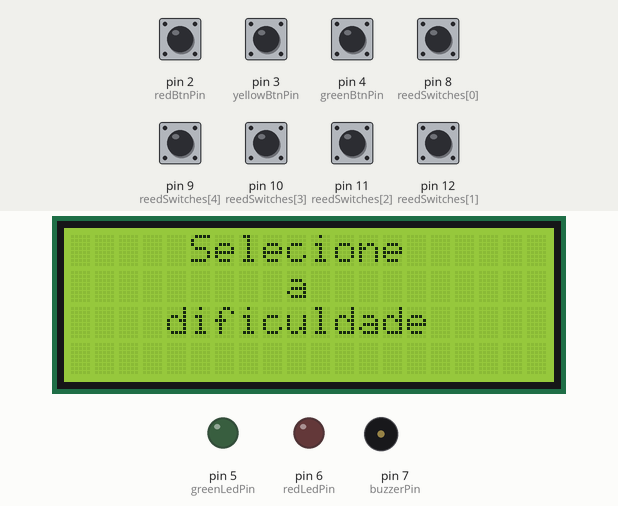
Simulated run of this sketch. Board: Arduino Uno, built with avr-gcc and run on an emulated ATmega328P. Parts: 20×4 character LCD, output pins drawn as LEDs (lit = HIGH), buzzer (waves = sounding). The test bench sets the inputs (shaded band); at power-on: pin 2 (redBtnPin), pin 3 (yellowBtnPin), pin 4 (greenBtnPin), pin 8 (reedSwitches[0]), pin 9 (reedSwitches[4]), pin 10 (reedSwitches[3]), pin 11 (reedSwitches[2]), pin 12 (reedSwitches[1]) HIGH. Random numbers use the default seed unless the sketch sets one.

Above: at 1.2 s.
1.3 s: pin 2 (redBtnPin) pulled LOW for 0.15 s
At 2.5 s:
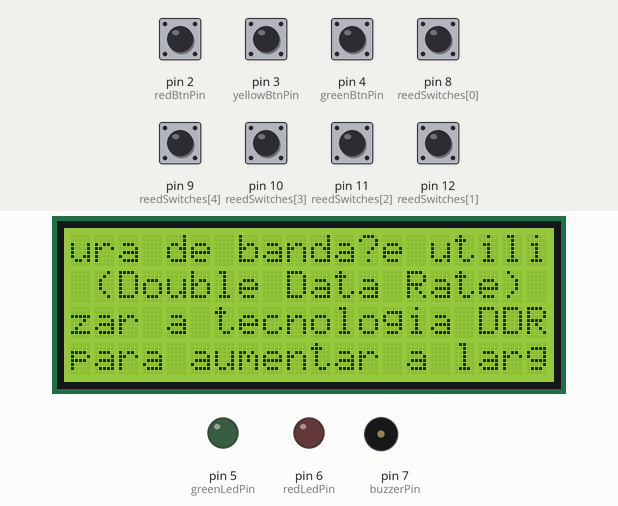
2.9 s: pin 11 (reedSwitches[2]) pulled LOW for 0.15 s
At 4.6 s:
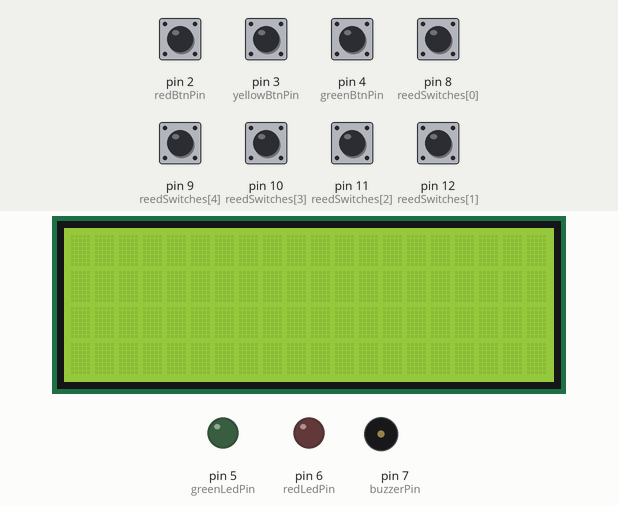
5.0 s: pin 9 (reedSwitches[4]) pulled LOW for 0.15 s
At 6.4 s:
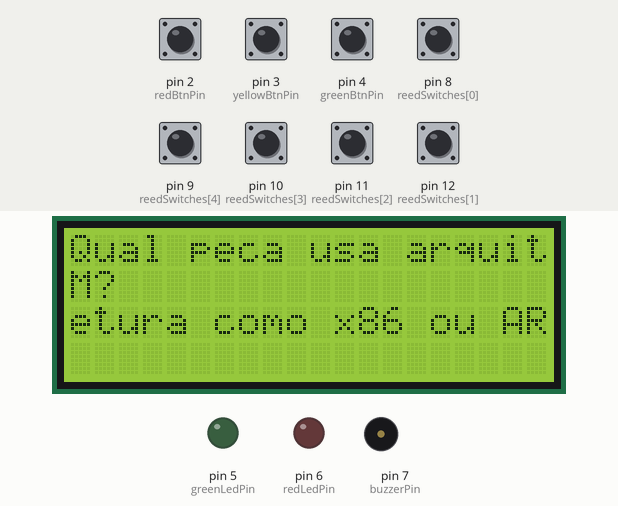
7.1 s: pin 12 (reedSwitches[1]) pulled LOW for 0.15 s
At 8.2 s:
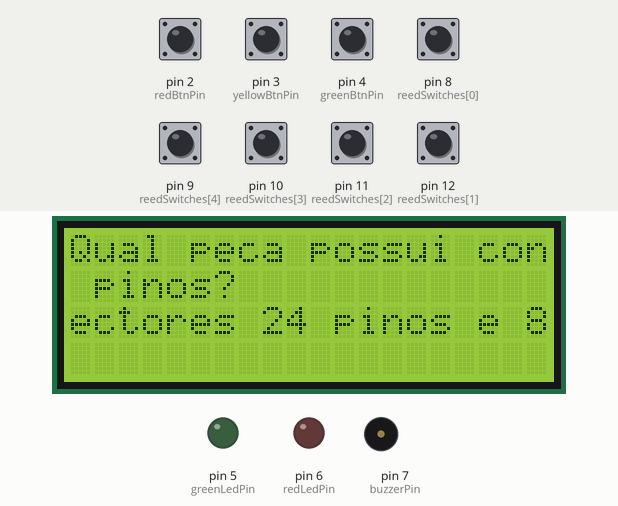
9.2 s: pin 8 (reedSwitches[0]) pulled LOW for 0.15 s
At 11.0 s:
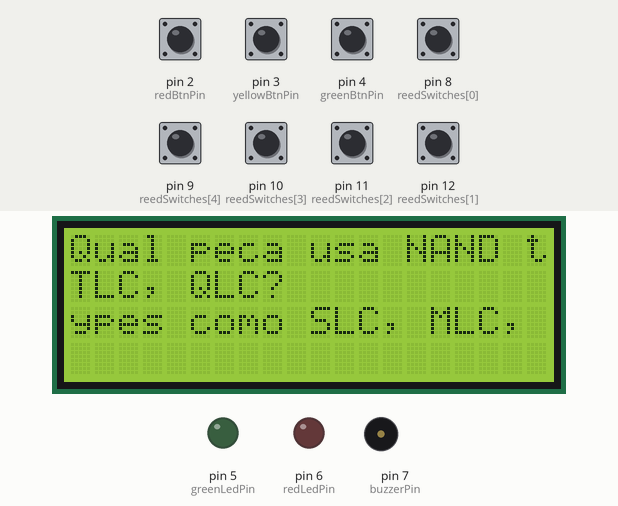
11.3 s: pin 10 (reedSwitches[3]) pulled LOW for 1 s
At 13.2 s:
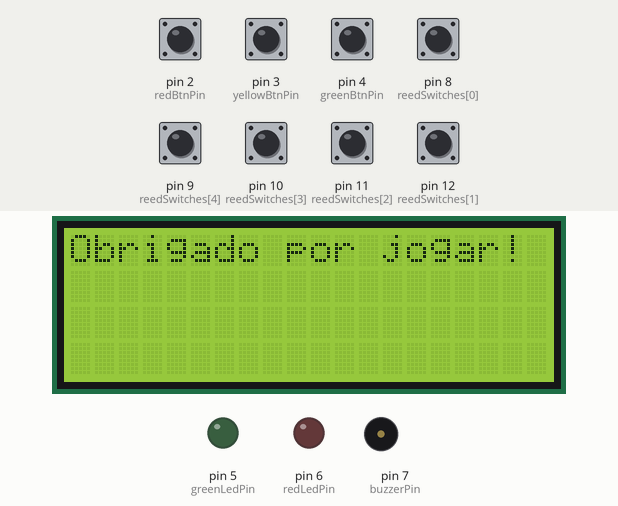
Timing chart, 0 to 14.7 s (numbered marks = the images above; inputs shaded):
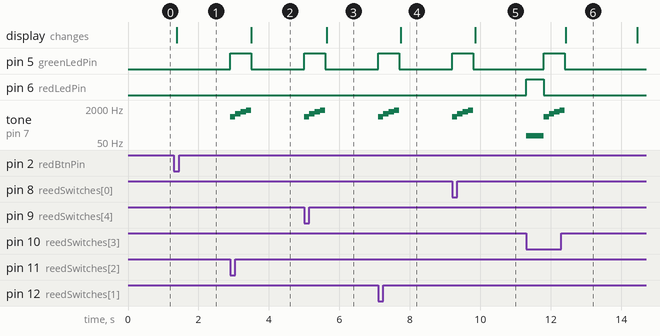

Measured:
- after the input at 1.3 s, the display: changes after 0.09 s (image 1)
- after the input at 2.9 s, pin 5 (greenLedPin): LOW → HIGH at once, → LOW 0.60 s later; tone on pin 7 (buzzerPin): plays 784 Hz for 0.15 s, 1047 Hz for 0.15 s, 1318 Hz for 0.15 s, 1568 Hz for 0.15 s, starting at once; the display: changes after 0.60 s (image 2)
- after the input at 5.0 s, pin 5 (greenLedPin): LOW → HIGH at once, → LOW 0.60 s later; tone on pin 7 (buzzerPin): plays 784 Hz for 0.15 s, 1047 Hz for 0.15 s, 1318 Hz for 0.15 s, 1568 Hz for 0.15 s, starting at once; the display: changes after 0.64 s (image 3)
- after the input at 7.1 s, pin 5 (greenLedPin): LOW → HIGH at once, → LOW 0.60 s later; tone on pin 7 (buzzerPin): plays 784 Hz for 0.15 s, 1047 Hz for 0.15 s, 1318 Hz for 0.15 s, 1568 Hz for 0.15 s, starting at once; the display: changes after 0.65 s (image 4)
- after the input at 9.2 s, pin 5 (greenLedPin): LOW → HIGH at once, → LOW 0.60 s later; tone on pin 7 (buzzerPin): plays 784 Hz for 0.15 s, 1047 Hz for 0.15 s, 1318 Hz for 0.15 s, 1568 Hz for 0.15 s, starting at once; the display: changes after 0.65 s (image 5)
- after the input at 11.3 s, pin 5 (greenLedPin): LOW → HIGH after 0.50 s, → LOW 0.60 s later; pin 6 (redLedPin): LOW → HIGH at once, → LOW 0.50 s later; tone on pin 7 (buzzerPin): plays 100 Hz for 0.50 s, 784 Hz for 0.15 s, 1047 Hz for 0.15 s, 1318 Hz for 0.15 s, 1568 Hz for 0.15 s, starting at once; the display: changes after 1.1 s (image 6)

The sketch:

tecmo.ino
```cpp
#include <Wire.h>                  // Include the Wire library for I2C communication
#include <LiquidCrystal_I2C.h>      // Include the library for the I2C LCD display

LiquidCrystal_I2C lcd(0x27, 20, 4); // Set LCD I2C address and screen size (20 columns, 4 rows)

// Button pins for difficulty selection
const int greenBtnPin = 4;
const int yellowBtnPin = 3;
const int redBtnPin = 2;

int difficulty;                    // Variable to store selected difficulty level

// Constants representing the number of blocks, levels, and questions
const int blocks = 5;
const int levels = 3;
const int questions = 1;

// Array storing the question strings for each block and difficulty level
char* perguntas[blocks][levels][questions] =

                                  {{{"Qual peca transforma a energia da tomada para o computador?"},    // Easy Power supply questions
                                    {"Qual peca converte a corrente alternada (AC) em corrente continua (DC)?"},    // Normal Power supply questions
                                    {"Qual peca possui conectores 24 pinos e 8 pinos?"}},   // Hard Power supply questions

                                   {{"Qual peca e o cerebro do computador?"},    // Easy CPU questions
                                    {"Qual peca e a unidade central de processamento?"},    // Normal CPU questions
                                    {"Qual peca usa arquitetura como x86 ou ARM?"}},   // Hard CPU questions

                                    {{"Qual peca armazena  temporariamente os dados em uso pelo computador?"},   // Easy RAM questions
                                     {"Qual peca e volatil e perde dados ao desligar o PC?"},   // Normal RAM questions
                                     {"Qual peca pode utilizar a tecnologia DDR (Double Data Rate) para aumentar a largura de banda?"}},  // Hard RAM questions

                                    {{"Qual a peca que oferece maior velocidade de leitura e escrita em comparacao com os HDs?"},   // Easy SSD questions
                                     {"Qual peca pode ter formato M.2, U.2, ou 2.5?"},   // Normal SSD questions
                                     {"Qual peca usa NAND types como SLC, MLC, TLC, QLC?"}},  // Hard SSD questions

                                    {{"Qual peca e responsavel pelo processamento grafico?"}, // Easy GPU questions
                                     {"Qual componente e projetado para suportar a execucao de APIs de graficos?"}, // Normal GPU questions
                                     {"Qual unidade suporta APIs graficas como DirectX e OpenGL?"}}}; // Hard GPU questions

// Array for reed switch pins
int reedSwitches[5] = {8, 12, 11, 10, 9}; // 8 - PS, 9 - gpu, 10 - ssd, 11 - ram, 12 - cpu

// LED pin constants
const int redLedPin = 6;
const int greenLedPin = 5;

// Buzzer pin
int buzzerPin = 7;

void setup() {
  Serial.begin(9600);
  lcd.init();                 // Initialize the LCD
  lcd.backlight();            // Turn on the LCD backlight

  // Set button pins as input with pull-up resistors
  pinMode(greenBtnPin, INPUT_PULLUP);
  pinMode(yellowBtnPin, INPUT_PULLUP);
  pinMode(redBtnPin, INPUT_PULLUP);

  // Initialize reed switches as inputs with pull-up resistors
  for (int i = 0; i < 5; i++) {
    pinMode(reedSwitches[i], INPUT_PULLUP);
  }

  // Set LED pins as outputs
  pinMode(redLedPin, OUTPUT);
  pinMode(greenLedPin, OUTPUT);

  // Set buzzer pin as output
  pinMode(buzzerPin, OUTPUT);
}

void loop() {
  lcd.clear();                // Clear the LCD
  int cont = 0;               // Variable to track the current block

  // Display instructions for difficulty selection
  lcd.setCursor(5, 0);
  lcd.print("Selecione");

  lcd.setCursor(9, 1);
  lcd.print("a");

  lcd.setCursor(4, 2);
  lcd.print("dificuldade");

  // Call function to set difficulty based on button input
  difficulty = setDifficulty(greenBtnPin, yellowBtnPin, redBtnPin);


  // Arrays to store the random order of blocks and questions
  int questionsArray[questions];
  int blocksOrder[blocks]; // 0 - 8 (PS), 1 - 9 (GPU)

  randomSeed(analogRead(0));   // Generate a random seed based on analog pin 0

  randomBlocksOrder(blocksOrder, blocks); // Generate a random order for blocks
  randomQuestions(questionsArray, questions); // Generate a random order for questions
  int blocksFitted[blocks] = {-1, -1, -1, -1, -1};

  // Loop through each block (5 blocks)
  for (int j = 0; j < blocks; j++) {
    lcd.clear();
    lcd.setCursor(0, 0);

    // Display the question for the selected difficulty and block
    lcd.print(perguntas[blocksOrder[j]][difficulty][questionsArray[j]]);

    int contBreak = 0;          // Variable to exit the inner loop

    // Wait for the correct reed switch input
    while (true) {
      for (int k = 0; k < blocks; k++) {
        bool blockFitted = false;

        for (int l = 0; l < blocks; l++) {
          if (blocksFitted[l] == k) {
            blockFitted = true;
            break;
          }
        }

        if (k == blocksOrder[j] && digitalRead(reedSwitches[blocksOrder[j]]) == LOW) {
          digitalWrite(greenLedPin, HIGH);   // Turn on green LED for correct input
          playRightTone(buzzerPin);          // Play correct tone
          digitalWrite(greenLedPin, LOW);    // Turn off green LED

          blocksFitted[j] = k;
          contBreak += 1;

          break;
        } else if (blockFitted == false && digitalRead(reedSwitches[k]) == LOW) {
          digitalWrite(redLedPin, HIGH);       // Turn on red LED for wrong input
          playErrorTone(buzzerPin);            // Play error tone
          digitalWrite(redLedPin, LOW);        // Turn off red LED
        }
      }

      if (contBreak != 0) {
        break;  // Exit inner loop when correct switch is pressed
      }
    }
  }

  lcd.clear();
  lcd.setCursor(0, 0);
  lcd.print("Obrigado por jogar!");
  delay(2000);
}

// Function to set difficulty level based on button input
int setDifficulty(int btn1, int btn2, int btn3) {
  while (true) {
    if (digitalRead(btn1) == LOW) {
      return 0;  // Easy difficulty
    } else if (digitalRead(btn2) == LOW) {
      return 1;  // Normal difficulty
    } else if (digitalRead(btn3) == LOW) {
      return 2;  // Hard difficulty
    }
  }
}

// Function to generate random order for blocks
void randomBlocksOrder(int array[], int length) {
  int cont = 0;

  while (cont < length) {
    bool alreadyIn = false;
    int randomNum = rand() % length;

    // Check if the number is already in the array
    for (int i = 0; i < cont; i++) {
      if (array[i] == randomNum) {
        alreadyIn = true;
        break;
      }
    }

    // If the number is not already in the array, add it
    if (!alreadyIn) {
      array[cont] = randomNum;
      cont++;
    }
  }
}

// Function to generate random questions order
void randomQuestions(int array[], int length) {
  for (int i = 0; i < length; i++) {
    array[i] = rand() % length;
  }
}

// Function to play the correct tone sequence
void playRightTone(int buzzerPin) {
  tone(buzzerPin, 784);
  delay(150);

  tone(buzzerPin, 1047);
  delay(150);

  tone(buzzerPin, 1318);
  delay(150);

  tone(buzzerPin, 1568);
  delay(150);

  noTone(buzzerPin);
}

// Function to play the error tone
void playErrorTone(int buzzerPin) {
  tone(buzzerPin, 100, 500);
  delay(500);
  noTone(buzzerPin);
}
```
